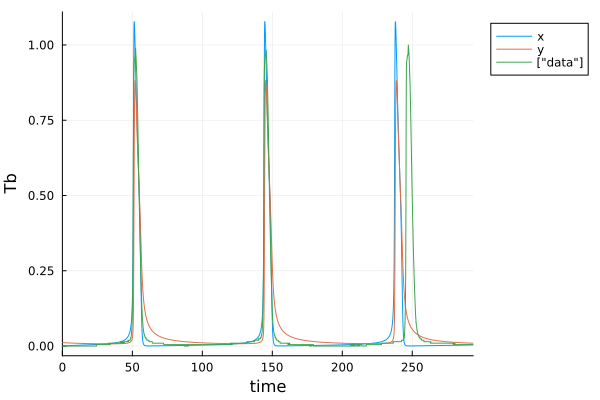

Reproduce this figure in Julia.
#arctic ground squirrel re-optimization 

#load in modules 
using Random, LinearAlgebra, DataFrames, CSV, LatinHypercubeSampling
using Base.Threads: @threads
using OrdinaryDiffEq, Optimization, SciMLSensitivity, ForwardDiff, Plots
using ModelingToolkit
using ModelingToolkit: t_nounits as t, D_nounits as D

Random.seed!(2024)

#define tt & SaveTimes 
tt = 0.0:0.1:293.6
SaveTimes = 0.0:0.1:293.6
tspan = (tt[1],tt[end])

z=10000 #number of seeds to test reoptimization 
tot_num_param = 8 #total number of parameters

#read in data
data = Matrix(CSV.read("ags_training.csv",DataFrame,header=false))

u0=[data[1],-0.03500839]

@variables x(t) y(t)

@parameters B104 B106 B108 B109 B204 B205 l B208

eqs = [D(x) ~ B104*x*x+B106*x*x*x+B108*x*y+B109*x*x*y+l #note Andrew: k2 is the real parameter on the x,y term. I further simplified. 

D(y) ~ B204*x*x+B205*y*y+B208*x*y]

@mtkbuild ags_sys = ODESystem(eqs,t)

p_opt = [9.785506000000000, -9.999987000000001, -9.407997000000000, 1.987823000000000, -2.915110000000000, 0.0019, -0.03500839,0.998481] 

ags_sys  = ODEProblem(ags_sys, [x => u0[1], y => u0[2]], tspan, [B104 => p_opt[1] B106 => p_opt[2] B108=> p_opt[3] B109=> 9.999995000000000 B204 => p_opt[4] B205 => p_opt[5] l=>p_opt[6] B208=>p_opt[7]])

function model_loss(theta)
	_ags_sys = remake(ags_sys,u0=[x => u0[1], y => theta[7]], p=[B104 => theta[1] B106 => theta[2] B108=> theta[3] B204 => theta[4] B205 => theta[5] l=>theta[6] B208=>theta[8]])
	ags_sol = solve(_ags_sys, saveat=SaveTimes)
	ags_sol_rs = reduce(hcat, ags_sol.u) #reshape
	sol = ags_sol_rs[1,:]
	loss = norm(sol[1:2000]-data[1:2000],2)
	return loss
end 



sv=0.5 #how much to vary each parameter around it's optimization values from DAHSI. 

lb = p_opt -sv*abs.(p_opt)
ub = p_opt +sv*abs.(p_opt)

lb[7] = -0.1
ub[7] = 0.1
lb[6] = 1e-5
ub[6] = 1e-3

adtype = Optimization.AutoForwardDiff()
optf = Optimization.OptimizationFunction((x, theta) -> model_loss(x),adtype)


#generate sampling plan: 
plan, _ = LHCoptim(z,tot_num_param,1000,threading=true)
scaled_plan = scaleLHC(plan,[(lb[1],ub[1]),(lb[2],ub[2]),(lb[3],ub[3]),(lb[4],ub[4]),(lb[5],ub[5]),(lb[6],ub[6]),(lb[7],ub[7]),(lb[8],ub[8])]) #could also define function for spreading seeds out differently
store_p = zeros(z,1*tot_num_param+4) #preallocate 

# #perform parameter estimation over z seeds 
@time begin 
	@threads for i in 1:z
		println(i)
		p0 = scaled_plan[i,:]
		store_p[i,:] = try 
			optprob = Optimization.OptimizationProblem(optf, p0, lb=lb, ub=ub)
			etime = @elapsed begin 
			sol = solve(optprob, Optimization.LBFGS(), maxiters = 1000)
			end 
			vcat(i,etime,sol.objective,Int(SciMLBase.successful_retcode(sol)),sol.u)
		catch
			777*ones(1,1*tot_num_param+4)
		end 
	end 
end

println(argmin(store_p[:,3]))

println(store_p[argmin(store_p[:,3]),:])

r = store_p[argmin(store_p[:,3]),4+1:4+tot_num_param]

_ags_sys = remake(ags_sys,u0=[x => u0[1], y => r[7]], p=[B104 => r[1] B106 => r[2] B108=> r[3] B204 => r[4] B205 => r[5] l=>r[6] B208 => r[8]])
ags_sol = solve(_ags_sys, saveat=SaveTimes)
ags_sol_rs = reduce(hcat, ags_sol.u) #reshape
CSV.write("7D_fit.csv",DataFrame(ags_sol_rs,:auto),header=false) 

p1=plot(ags_sol,label=["x" "y"],legend=:outertopright)
plot!(SaveTimes,data[1:2937,1],label=["data"],legend=:outertopright)
xlabel!("time")
ylabel!("Tb")
display(p1) 
CSV.write("7D_info.csv",DataFrame(store_p,:auto),header=false) 

hessian = ForwardDiff.hessian(z -> model_loss(z), r)
CSV.write("7D_hessian.csv",DataFrame(hessian,:auto),header=false)
savefig(p1,"7D")

#long time series for dtw stuff:
tt = 0.0:0.1:293.6*2+0.1
SaveTimes = 0.0:0.1:293.6*2+0.1
#tspan = (tt[1],tt[end])
__ags_sys = remake(_ags_sys,tspan=(tt[1],tt[end]))
ags_sol = solve(__ags_sys, saveat=SaveTimes)
ags_sol_rs = reduce(hcat, ags_sol.u) #reshape
CSV.write("7D_val_fts.csv",DataFrame(ags_sol_rs,:auto),header=false) 
